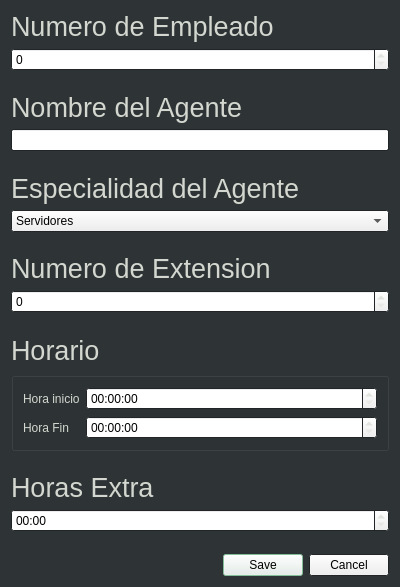
<?xml version="1.0" encoding="UTF-8"?>
<ui version="4.0">
 <class>NewAgent</class>
 <widget class="QDialog" name="NewAgent">
  <property name="geometry">
   <rect>
    <x>0</x>
    <y>0</y>
    <width>400</width>
    <height>587</height>
   </rect>
  </property>
  <property name="palette">
   <palette>
    <active>
     <colorrole role="WindowText">
      <brush brushstyle="SolidPattern">
       <color alpha="255">
        <red>211</red>
        <green>215</green>
        <blue>207</blue>
       </color>
      </brush>
     </colorrole>
     <colorrole role="Base">
      <brush brushstyle="SolidPattern">
       <color alpha="255">
        <red>255</red>
        <green>255</green>
        <blue>255</blue>
       </color>
      </brush>
     </colorrole>
     <colorrole role="Window">
      <brush brushstyle="SolidPattern">
       <color alpha="255">
        <red>46</red>
        <green>52</green>
        <blue>54</blue>
       </color>
      </brush>
     </colorrole>
     <colorrole role="Highlight">
      <brush brushstyle="SolidPattern">
       <color alpha="255">
        <red>137</red>
        <green>201</green>
        <blue>163</blue>
       </color>
      </brush>
     </colorrole>
    </active>
    <inactive>
     <colorrole role="WindowText">
      <brush brushstyle="SolidPattern">
       <color alpha="255">
        <red>211</red>
        <green>215</green>
        <blue>207</blue>
       </color>
      </brush>
     </colorrole>
     <colorrole role="Base">
      <brush brushstyle="SolidPattern">
       <color alpha="255">
        <red>255</red>
        <green>255</green>
        <blue>255</blue>
       </color>
      </brush>
     </colorrole>
     <colorrole role="Window">
      <brush brushstyle="SolidPattern">
       <color alpha="255">
        <red>46</red>
        <green>52</green>
        <blue>54</blue>
       </color>
      </brush>
     </colorrole>
     <colorrole role="Highlight">
      <brush brushstyle="SolidPattern">
       <color alpha="255">
        <red>137</red>
        <green>201</green>
        <blue>163</blue>
       </color>
      </brush>
     </colorrole>
    </inactive>
    <disabled>
     <colorrole role="WindowText">
      <brush brushstyle="SolidPattern">
       <color alpha="255">
        <red>190</red>
        <green>190</green>
        <blue>190</blue>
       </color>
      </brush>
     </colorrole>
     <colorrole role="Base">
      <brush brushstyle="SolidPattern">
       <color alpha="255">
        <red>46</red>
        <green>52</green>
        <blue>54</blue>
       </color>
      </brush>
     </colorrole>
     <colorrole role="Window">
      <brush brushstyle="SolidPattern">
       <color alpha="255">
        <red>46</red>
        <green>52</green>
        <blue>54</blue>
       </color>
      </brush>
     </colorrole>
     <colorrole role="Highlight">
      <brush brushstyle="SolidPattern">
       <color alpha="255">
        <red>145</red>
        <green>145</green>
        <blue>145</blue>
       </color>
      </brush>
     </colorrole>
    </disabled>
   </palette>
  </property>
  <property name="windowTitle">
   <string>Dialog</string>
  </property>
  <layout class="QGridLayout" name="gridLayout">
   <item row="15" column="0">
    <widget class="QLabel" name="label_8">
     <property name="font">
      <font>
       <pointsize>20</pointsize>
      </font>
     </property>
     <property name="text">
      <string>Horas Extra</string>
     </property>
    </widget>
   </item>
   <item row="6" column="0">
    <widget class="QLabel" name="label_2">
     <property name="font">
      <font>
       <pointsize>20</pointsize>
      </font>
     </property>
     <property name="text">
      <string>Especialidad del Agente</string>
     </property>
    </widget>
   </item>
   <item row="0" column="0">
    <widget class="QLabel" name="label_3">
     <property name="font">
      <font>
       <pointsize>20</pointsize>
      </font>
     </property>
     <property name="text">
      <string>Numero de Empleado</string>
     </property>
    </widget>
   </item>
   <item row="8" column="0">
    <spacer name="verticalSpacer">
     <property name="orientation">
      <enum>Qt::Vertical</enum>
     </property>
     <property name="sizeHint" stdset="0">
      <size>
       <width>20</width>
       <height>40</height>
      </size>
     </property>
    </spacer>
   </item>
   <item row="11" column="0">
    <spacer name="verticalSpacer_5">
     <property name="orientation">
      <enum>Qt::Vertical</enum>
     </property>
     <property name="sizeHint" stdset="0">
      <size>
       <width>20</width>
       <height>40</height>
      </size>
     </property>
    </spacer>
   </item>
   <item row="16" column="0">
    <widget class="QTimeEdit" name="extraHours">
     <property name="displayFormat">
      <string>hh:mm</string>
     </property>
    </widget>
   </item>
   <item row="9" column="0">
    <widget class="QLabel" name="label_4">
     <property name="font">
      <font>
       <pointsize>20</pointsize>
      </font>
     </property>
     <property name="text">
      <string>Numero de Extension</string>
     </property>
    </widget>
   </item>
   <item row="1" column="0">
    <widget class="QSpinBox" name="employeeNum">
     <property name="maximum">
      <number>999999999</number>
     </property>
    </widget>
   </item>
   <item row="21" column="0">
    <widget class="QDialogButtonBox" name="buttonBox">
     <property name="locale">
      <locale language="Spanish" country="Mexico"/>
     </property>
     <property name="orientation">
      <enum>Qt::Horizontal</enum>
     </property>
     <property name="standardButtons">
      <set>QDialogButtonBox::Cancel|QDialogButtonBox::Save</set>
     </property>
     <property name="centerButtons">
      <bool>false</bool>
     </property>
    </widget>
   </item>
   <item row="14" column="0">
    <spacer name="verticalSpacer_4">
     <property name="orientation">
      <enum>Qt::Vertical</enum>
     </property>
     <property name="sizeHint" stdset="0">
      <size>
       <width>20</width>
       <height>40</height>
      </size>
     </property>
    </spacer>
   </item>
   <item row="12" column="0">
    <widget class="QLabel" name="label_5">
     <property name="font">
      <font>
       <pointsize>20</pointsize>
      </font>
     </property>
     <property name="text">
      <string>Horario</string>
     </property>
    </widget>
   </item>
   <item row="3" column="0">
    <widget class="QLabel" name="label">
     <property name="font">
      <font>
       <pointsize>20</pointsize>
      </font>
     </property>
     <property name="text">
      <string>Nombre del Agente</string>
     </property>
    </widget>
   </item>
   <item row="13" column="0">
    <widget class="QGroupBox" name="groupBox">
     <property name="title">
      <string/>
     </property>
     <property name="flat">
      <bool>false</bool>
     </property>
     <property name="checkable">
      <bool>false</bool>
     </property>
     <layout class="QFormLayout" name="formLayout">
      <item row="1" column="1">
       <widget class="QTimeEdit" name="finishHour"/>
      </item>
      <item row="0" column="0">
       <widget class="QLabel" name="label_6">
        <property name="text">
         <string>Hora inicio</string>
        </property>
       </widget>
      </item>
      <item row="0" column="1">
       <widget class="QTimeEdit" name="startHour"/>
      </item>
      <item row="1" column="0">
       <widget class="QLabel" name="label_7">
        <property name="text">
         <string>Hora Fin</string>
        </property>
       </widget>
      </item>
     </layout>
    </widget>
   </item>
   <item row="4" column="0">
    <widget class="QLineEdit" name="agentName"/>
   </item>
   <item row="10" column="0">
    <widget class="QSpinBox" name="extNum"/>
   </item>
   <item row="7" column="0">
    <widget class="QComboBox" name="agentField">
     <item>
      <property name="text">
       <string>Servidores</string>
      </property>
     </item>
     <item>
      <property name="text">
       <string>De escritorio</string>
      </property>
     </item>
     <item>
      <property name="text">
       <string>Portátiles</string>
      </property>
     </item>
     <item>
      <property name="text">
       <string>Linux</string>
      </property>
     </item>
     <item>
      <property name="text">
       <string>Impresoras</string>
      </property>
     </item>
     <item>
      <property name="text">
       <string>Redes</string>
      </property>
     </item>
    </widget>
   </item>
   <item row="2" column="0">
    <spacer name="verticalSpacer_2">
     <property name="orientation">
      <enum>Qt::Vertical</enum>
     </property>
     <property name="sizeHint" stdset="0">
      <size>
       <width>20</width>
       <height>40</height>
      </size>
     </property>
    </spacer>
   </item>
   <item row="5" column="0">
    <spacer name="verticalSpacer_3">
     <property name="orientation">
      <enum>Qt::Vertical</enum>
     </property>
     <property name="sizeHint" stdset="0">
      <size>
       <width>20</width>
       <height>40</height>
      </size>
     </property>
    </spacer>
   </item>
   <item row="17" column="0">
    <spacer name="verticalSpacer_6">
     <property name="orientation">
      <enum>Qt::Vertical</enum>
     </property>
     <property name="sizeHint" stdset="0">
      <size>
       <width>20</width>
       <height>40</height>
      </size>
     </property>
    </spacer>
   </item>
  </layout>
 </widget>
 <resources/>
 <connections>
  <connection>
   <sender>buttonBox</sender>
   <signal>accepted()</signal>
   <receiver>NewAgent</receiver>
   <slot>accept()</slot>
   <hints>
    <hint type="sourcelabel">
     <x>248</x>
     <y>254</y>
    </hint>
    <hint type="destinationlabel">
     <x>157</x>
     <y>274</y>
    </hint>
   </hints>
  </connection>
  <connection>
   <sender>buttonBox</sender>
   <signal>rejected()</signal>
   <receiver>NewAgent</receiver>
   <slot>reject()</slot>
   <hints>
    <hint type="sourcelabel">
     <x>316</x>
     <y>260</y>
    </hint>
    <hint type="destinationlabel">
     <x>286</x>
     <y>274</y>
    </hint>
   </hints>
  </connection>
 </connections>
</ui>
